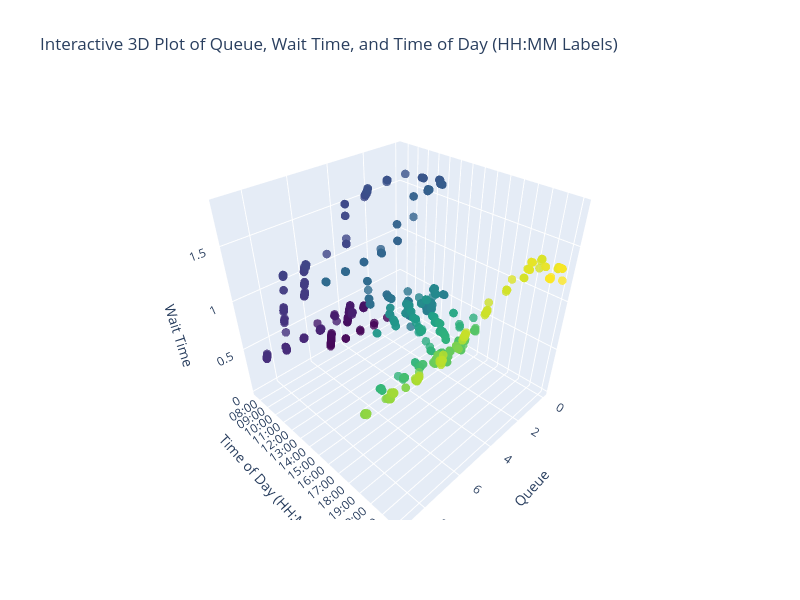
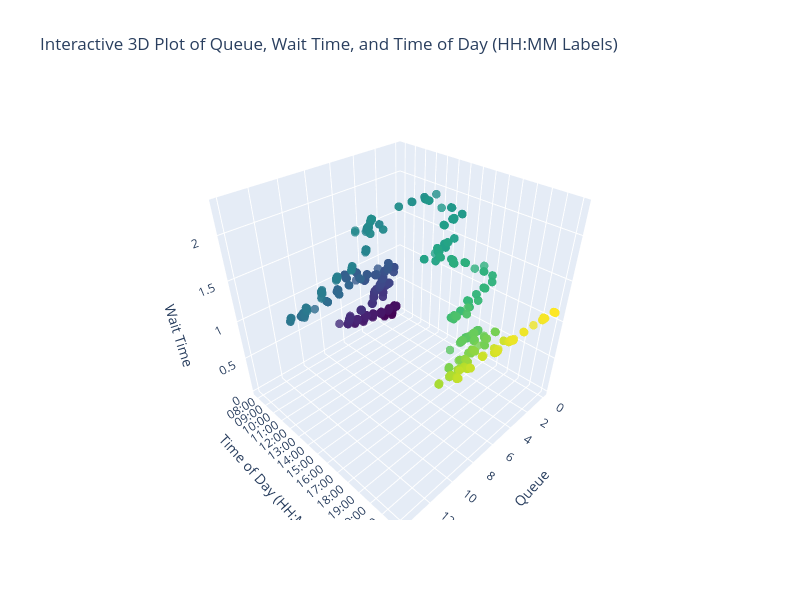

The notebook cell these images were saved under, in order:
### Code cell
import plotly.graph_objs as go

# Define your date range (Monday to Friday)
start_date = "2024-12-03"
end_date = "2024-12-04"
centre = "DICWIC"   # "CBRHOSED"

# Filter DataFrame based on lastUpdated
filtered_df = df[(df['lastUpdated'] >= start_date) & (df['lastUpdated'] <= end_date)]
# take an average for a specific time state

# Create custom tick values and labels for hourly intervals
tickvals = [hour * 60 for hour in range(24)]  # Total minutes for each hour (0, 60, 120, ..., 1380)
ticktext = [f"{hour:02}:00" for hour in range(24)]  # Format as HH:00 for each hour

# Create 3D scatter plot with Plotly
fig = go.Figure(data=[go.Scatter3d(
    x=filtered_df[filtered_df['id'] == centre]['queue'],
    y=filtered_df[filtered_df['id'] == centre]['hour_minute_numeric'],
    z=filtered_df[filtered_df['id'] == centre]['wait_time'],
    mode='markers',
    marker=dict(
        size=5,
        color=filtered_df[filtered_df['id'] == centre]['hour_minute_numeric'],               # Color by hour for better visualization
        colorscale='Viridis',            # Choose a colorscale
        opacity=0.8
    )
)])

# Update layout with axis labels and custom tick labels for the y-axis
fig.update_layout(
    width=800,
    height=600,
    title="Interactive 3D Plot of Queue, Wait Time, and Time of Day (HH:MM Labels)",
    scene=dict(
        xaxis_title='Queue',
        yaxis_title='Time of Day (HH:MM)',
        zaxis_title='Wait Time',
        yaxis=dict(
            tickvals=tickvals,     # Use the numeric minute values for tick positions
            ticktext=ticktext       # Display HH:MM labels at those positions
        )
    )
)

# Show plot
fig.show()

import plotly.graph_objs as go

# Define your date range (Monday to Friday)
start_date = "2024-11-05"
end_date = "2024-11-06"
centre = "DICWIC"   # "CBRHOSED"

# Filter DataFrame based on lastUpdated
filtered_df = df[(df['lastUpdated'] >= start_date) & (df['lastUpdated'] <= end_date)]
# take an average for a specific time state

# Create custom tick values and labels for hourly intervals
tickvals = [hour * 60 for hour in range(24)]  # Total minutes for each hour (0, 60, 120, ..., 1380)
ticktext = [f"{hour:02}:00" for hour in range(24)]  # Format as HH:00 for each hour

# Create 3D scatter plot with Plotly
fig = go.Figure(data=[go.Scatter3d(
    x=filtered_df[filtered_df['id'] == centre]['queue'],
    y=filtered_df[filtered_df['id'] == centre]['hour_minute_numeric'],
    z=filtered_df[filtered_df['id'] == centre]['wait_time'],
    mode='markers',
    marker=dict(
        size=5,
        color=filtered_df[filtered_df['id'] == centre]['hour_minute_numeric'],               # Color by hour for better visualization
        colorscale='Viridis',            # Choose a colorscale
        opacity=0.8
    )
)])

# Update layout with axis labels and custom tick labels for the y-axis
fig.update_layout(
    width=800,
    height=600,
    title="Interactive 3D Plot of Queue, Wait Time, and Time of Day (HH:MM Labels)",
    scene=dict(
        xaxis_title='Queue',
        yaxis_title='Time of Day (HH:MM)',
        zaxis_title='Wait Time',
        yaxis=dict(
            tickvals=tickvals,     # Use the numeric minute values for tick positions
            ticktext=ticktext       # Display HH:MM labels at those positions
        )
    )
)

# Show plot
fig.show()

### Figure 1 — Plotly figure (JSON) as saved in the notebook; plotly's stock layout.template omitted (floating-point values rounded to 4 significant figures; data arrays with more than 128 entries replaced by an {"elided": "..."} marker saying what was removed)
{"data": [{"marker": {"color": {"elided": "724 int values"}, "colorscale": [[0, "#440154"], [0.1111, "#482878"], [0.2222, "#3e4989"], [0.3333, "#31688e"], [0.4444, "#26828e"], [0.5556, "#1f9e89"], [0.6667, "#35b779"], [0.7778, "#6ece58"], [0.8889, "#b5de2b"], [1, "#fde725"]], "opacity": 0.8, "size": 5}, "mode": "markers", "type": "scatter3d", "x": {"elided": "724 int values"}, "y": {"elided": "724 int values"}, "z": {"elided": "724 float values"}}], "layout": {"height": 600, "scene": {"xaxis": {"title": {"text": "Queue"}}, "yaxis": {"ticktext": ["00:00", "01:00", "02:00", "03:00", "04:00", "05:00", "06:00", "07:00", "08:00", "09:00", "10:00", "11:00", "12:00", "13:00", "14:00", "15:00", "16:00", "17:00", "18:00", "19:00", "20:00", "21:00", "22:00", "23:00"], "tickvals": [0, 60, 120, 180, 240, 300, 360, 420, 480, 540, 600, 660, 720, 780, 840, 900, 960, 1020, 1080, 1140, 1200, 1260, 1320, 1380], "title": {"text": "Time of Day (HH:MM)"}}, "zaxis": {"title": {"text": "Wait Time"}}}, "title": {"text": "Interactive 3D Plot of Queue, Wait Time, and Time of Day (HH:MM Labels)"}, "width": 800}}

### Figure 2 — Plotly figure (JSON) as saved in the notebook; plotly's stock layout.template omitted (floating-point values rounded to 4 significant figures; data arrays with more than 128 entries replaced by an {"elided": "..."} marker saying what was removed)
{"data": [{"marker": {"color": {"elided": "779 int values"}, "colorscale": [[0, "#440154"], [0.1111, "#482878"], [0.2222, "#3e4989"], [0.3333, "#31688e"], [0.4444, "#26828e"], [0.5556, "#1f9e89"], [0.6667, "#35b779"], [0.7778, "#6ece58"], [0.8889, "#b5de2b"], [1, "#fde725"]], "opacity": 0.8, "size": 5}, "mode": "markers", "type": "scatter3d", "x": {"elided": "779 int values"}, "y": {"elided": "779 int values"}, "z": {"elided": "779 float values"}}], "layout": {"height": 600, "scene": {"xaxis": {"title": {"text": "Queue"}}, "yaxis": {"ticktext": ["00:00", "01:00", "02:00", "03:00", "04:00", "05:00", "06:00", "07:00", "08:00", "09:00", "10:00", "11:00", "12:00", "13:00", "14:00", "15:00", "16:00", "17:00", "18:00", "19:00", "20:00", "21:00", "22:00", "23:00"], "tickvals": [0, 60, 120, 180, 240, 300, 360, 420, 480, 540, 600, 660, 720, 780, 840, 900, 960, 1020, 1080, 1140, 1200, 1260, 1320, 1380], "title": {"text": "Time of Day (HH:MM)"}}, "zaxis": {"title": {"text": "Wait Time"}}}, "title": {"text": "Interactive 3D Plot of Queue, Wait Time, and Time of Day (HH:MM Labels)"}, "width": 800}}
